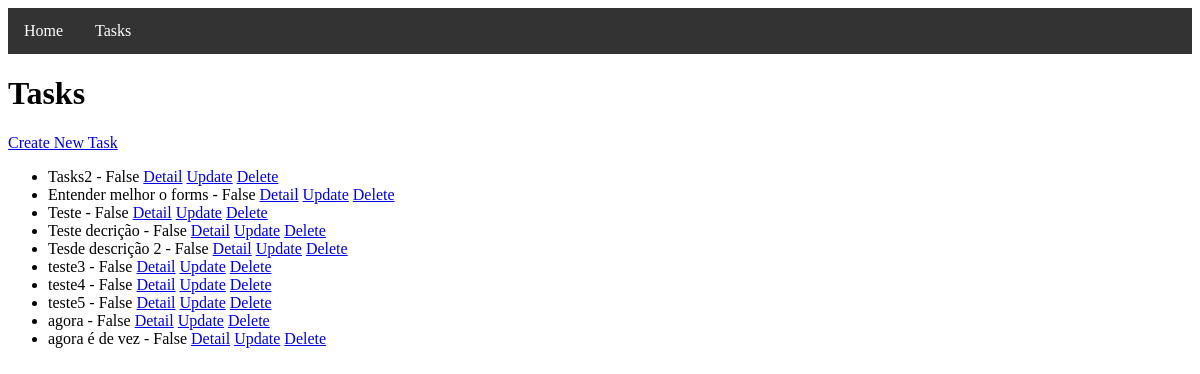
/home/, run on the app's committed database.
### myapp/models.py (models this page shows)
class Task(models.Model):
    title = models.CharField(max_length=255)
    completed = models.BooleanField(default=False)
    description = models.TextField(blank=True, null=True)

### myapp/views.py (the view)
def tasks(request):
    tasks = Task.objects.all()
    context = {
        'tasks': tasks
    }
    return render(request, 'tasks.html',context)

### myapp/templates/tasks.html (shortened to what this page needs)
{% extends 'nav.html' %}
{% block content %}
    <h1>Tasks</h1>
    <a href="{% url 'create' %}">Create New Task</a>
    <ul>
    {% for task in tasks %}
        <li>
            {{ task.title }} - {{ task.completed }}
            <a href="{% url 'detail' task.id %}">Detail</a>
            <a href="{% url 'update' task.id %}">Update</a>
            <a href="{% url 'delete' task.id %}">Delete</a>
        </li>
    {% endfor %}
    </ul>
{% endblock %}

### myapp/templates/nav.html (shortened to what this page needs)
<!DOCTYPE html>
<html>
<head>
    {% load static %}
    <link rel="stylesheet" type="text/css" href="{% static '/style.css' %}">
</head>
<body>
    <nav>
        <ul>
            <li><a href="{% url 'home' %}">Home</a></li>
            <li><a href="{% url 'tasks' %}">Tasks</a></li>
        </ul>
    </nav>
    {% block content %}
    {% endblock %}
</body>
</html>

### myapp/static/style.css (style rules this page uses)
nav { background-color: #333; overflow: hidden; }
nav ul { list-style-type: none; margin: 0; padding: 0; }
nav li { float: left; }
nav li a { display: block; color: white; text-align: center; padding: 14px 16px; text-decoration: none; }

### data on the page
Task: title "Tasks2", completed "False"
Task: title "Entender melhor o forms", completed "False"
Task: title "Teste", completed "False"
Task: title "Teste decrição", completed "False"
Task: title "Tesde descrição 2", completed "False"
Task: title "teste3", completed "False"
Task: title "teste4", completed "False"
Task: title "teste5", completed "False"
Task: title "agora", completed "False"
Task: title "agora é de vez", completed "False"
